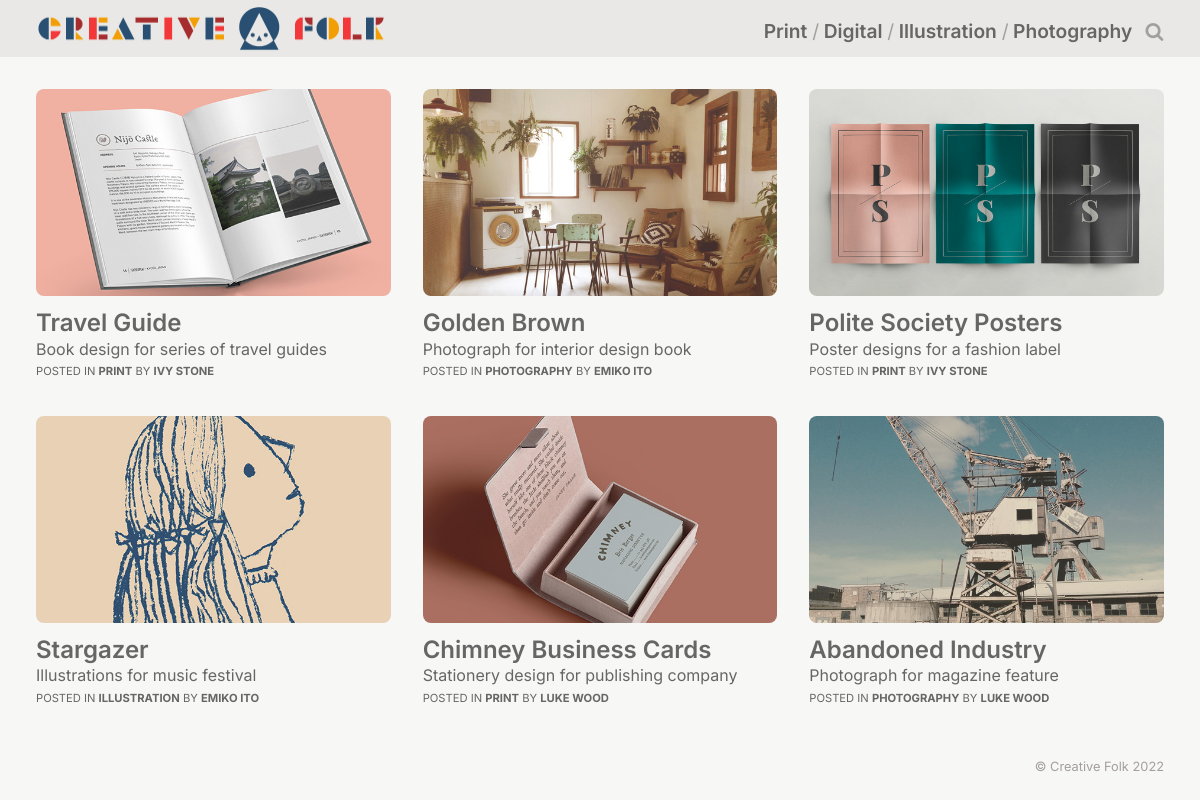
Screenshot of /section_d/c14/public/index.php with the database file from the repository.
### tables this page shows
CREATE TABLE `category` (
  `id` int(11) NOT NULL,
  `name` varchar(24) NOT NULL,
  `description` varchar(254) NOT NULL,
  `navigation` tinyint(1) NOT NULL
);

CREATE TABLE `article` (
  `id` int(11) NOT NULL,
  `title` varchar(80) NOT NULL,
  `summary` varchar(254) NOT NULL,
  `content` text NOT NULL,
  `created` timestamp NOT NULL DEFAULT CURRENT_TIMESTAMP,
  `category_id` int(11) NOT NULL,
  `member_id` int(11) NOT NULL,
  `image_id` int(11) DEFAULT NULL,
  `published` tinyint(4) NOT NULL DEFAULT '0'
);

CREATE TABLE `image` (
  `id` int(11) NOT NULL,
  `file` varchar(254) NOT NULL,
  `alt` varchar(1000) NOT NULL
);

### section_d/c14/src/bootstrap.php (called while the page is built, shortened)
<?php
require APP_ROOT . '/src/functions.php';
require APP_ROOT . '/config/config.php';
spl_autoload_register(function($class)
{
    $path = APP_ROOT . '/src/classes/';
});
$cms = new CMS($dsn, $username, $password);

### section_d/c14/config/config.php (called while the page is built, shortened)
<?php
$type     = 'mysql';
$server   = 'localhost';
$db       = 'phpbook-1';
$port     = '';
$charset  = 'utf8mb4';
$username = 'YOUR USERNAME';
$password = 'YOUR PASSWORD';
$dsn = "$type:host=$server;dbname=$db;port=$port;charset=$charset";

### section_d/c14/src/classes/Database.php (called while the page is built, shortened)
<?php
class Database extends PDO
{
    public function __construct(string $dsn, string $username, string $password, array $options = [])
    {
        $default_options[PDO::ATTR_DEFAULT_FETCH_MODE] = PDO::FETCH_ASSOC;
        $default_options[PDO::ATTR_EMULATE_PREPARES]   = false;
        $default_options[PDO::ATTR_ERRMODE]            = PDO::ERRMODE_EXCEPTION;
        $options = array_replace($default_options, $options);
    }
    public function runSQL(string $sql, $arguments = null)
    {
        if (!$arguments) {
            return $this->query($sql);
        }
        $statement = $this->prepare($sql);
        $statement->execute($arguments);
        return $statement;
    }
}

### section_d/c14/src/classes/CMS.php (called while the page is built, shortened)
<?php
class CMS
{
    protected $db        = null;
    protected $article   = null;
    protected $category  = null;
    public function __construct($dsn, $username, $password)
    {
        $this->db = new Database($dsn, $username, $password);
    }
    public function getArticle()
    {
        if ($this->article === null) {
            $this->article = new Article($this->db);
        }
        return $this->article;
    }
    public function getCategory()
    {
        if ($this->category === null) {
            $this->category = new Category($this->db);
        }
        return $this->category;
    }
}

### section_d/c14/src/classes/Category.php (called while the page is built, shortened)
<?php
class Category
{
    protected $db;
    public function __construct(Database $db)
    {
        $this->db = $db;
    }
    public function getAll(): array
    {
        $sql = "SELECT id, name, navigation
                  FROM category;";
        return $this->db->runSQL($sql)->fetchAll();
    }
}

### section_d/c14/src/functions.php (called while the page is built, shortened)
<?php
function html_escape($text): string
{
    return htmlspecialchars($text, ENT_QUOTES, 'UTF-8', false);
}

### section_d/c14/src/classes/Article.php (called while the page is built, shortened)
<?php
class Article
{
    protected $db;
    public function __construct(Database $db)
    {
        $this->db = $db;
    }
    public function getAll($published = true, $category = null, $member = null, $limit = 10000): array
    {
        $arguments['category']  = $category;
        $arguments['category1'] = $category;
        $arguments['member']    = $member;
        $arguments['member1']   = $member;
        $arguments['limit']     = $limit;
        $sql = "SELECT a.id, a.title, a.summary, a.created, a.category_id,
                       a.member_id, a.published,
                       c.name     AS category,
                       CONCAT(m.forename, ' ', m.surname) AS author,
                       i.file     AS image_file,
                       i.alt      AS image_alt
                FROM article    AS a
                JOIN category   AS c ON a.category_id = c.id
                JOIN member     AS m ON a.member_id   = m.id
                LEFT JOIN image AS i ON a.image_id    = i.id
              WHERE (a.category_id = :category OR :category1 is null)
                AND (a.member_id   = :member   OR :member1   is null) ";
        if ($published) {
            $sql .= "AND a.published = 1 ";
        }
        $sql .= "ORDER BY a.id DESC LIMIT :limit;";
        return $this->db->runSql($sql, $arguments)->fetchAll();
    }
}

### section_d/c14/public/index.php (the view, shortened to what this page needs)
<?php
include '../src/bootstrap.php';
$articles    = $cms->getArticle()->getAll(true, null, null, 6);
$navigation  = $cms->getCategory()->getAll();
$section     = '';
?>
<?php include APP_ROOT . '/public/includes/header.php'; ?>
  <main class="container grid" id="content">
    <?php foreach ($articles as $article) { ?>
      <article class="summary">
        <a href="article.php?id=<?= $article['id'] ?>">
          <img src="uploads/<?= html_escape($article['image_file'] ?? 'blank.png') ?>"
               alt="<?= html_escape($article['image_alt']) ?>">
          <h2><?= html_escape($article['title']) ?></h2>
          <p><?= html_escape($article['summary']) ?></p>
        </a>
        <p class="credit">
          Posted in <a href="category.php?id=<?= $article['category_id'] ?>">
          <?= html_escape($article['category']) ?></a>
          by <a href="member.php?id=<?= $article['member_id'] ?>">
          <?= html_escape($article['author']) ?></a>
        </p>
      </article>
    <?php } ?>
  </main>
<?php include APP_ROOT . '/public/includes/footer.php'; ?>

### section_d/c14/public/includes/header.php (shortened to what this page needs)
<!DOCTYPE html>
<html lang="en-US">
  <head>
    <link rel="stylesheet" type="text/css" href="css/styles.css">
  </head>
  <body>
    <header>
      <div class="container">
        <div class="logo">
          <a href="index.php"><img src="img/logo.png" alt="Creative Folk"></a>
        </div>
        <nav>
          <ul id="menu">
            <?php foreach ($navigation as $link) { ?>
            <li><a href="category.php?id=<?= $link['id'] ?>"
              <?= ($section == $link['id'] ) ? 'class="on" aria-current="page"' : '' ?>>
              <?= html_escape($link['name']) ?>
            </a></li>
            <?php } ?>
            <li><a href="search.php">
              <span class="icon-search"></span><span class="search-text">Search</span>
            </a></li>
          </ul>
        </nav>
      </div>
    </header>

### section_d/c14/public/includes/footer.php (shortened to what this page needs)
    <footer>
      <div class="container">
        &copy; Creative Folk <?= date('Y'); ?>
      </div>
    </footer>
  </body>
</html>

### section_d/c14/public/css/styles.css (style rules this page uses)
* { box-sizing: border-box; }
body { margin: 0; color: #666; background-color: #f7f7f5; }
a { color: #666; }
body { font-family: 'Inter', 'Arial', sans-serif; font-size: 100%; }
a { text-decoration: none; }
h1, h2 { font-weight: 600; margin: 0 0 0.14em 0; }
p { margin: 0 0 1em 0; }
.date, p.credit, p.member { font-size: 0.7rem; }
p.credit { text-transform: uppercase; }
p.credit a { font-weight: bold; color: inherit; }
article.summary p { line-height: 1em; }
nav li { font-weight: 600; line-height: 0.8em; }
header { background: #e9e8e6; min-height: 50px; margin-bottom: 2em; }
header > div.container { align-items: center; }
header div.logo { line-height: 0.5em; margin-bottom: 0; }
header div.logo img { max-width: 360px; max-height: 50px; margin: 5px 0px; }
header nav ul { padding: .5rem 0 0.1rem 0; margin: 0; clear: left; }
header nav li { list-style-type: none; display: inline-block; padding-right: .5em; }
.js header nav ul { display: none; }
.js header nav li { margin-bottom: 1em; display: block; }
nav .icon-search { display: none; }
@media (min-width: 760px) { header > div.container { display: flex; } }
@media (min-width: 760px) { header .logo { flex: 1; } }
@media (min-width: 760px) { header nav { flex: 2; } }
@media (min-width: 760px) { header div.logo img { max-width: 93%; max-height: 75px; } }
@media (min-width: 760px) { header nav li { padding-right: 0; font-size: 1.2em; } }
@media (min-width: 760px) { .js header nav ul { display: block; text-align: right; } }
@media (min-width: 760px) { .js header nav li { display: inline-block; margin: 0; } }
@media (min-width: 760px) { header nav li::after { content: " / "; font-weight: normal; color: #a39f9c; } }
@media (min-width: 760px) { header nav li:last-child::after, header nav li:nth-last-child(2)::after { content: ""; } }
@media (min-width: 760px) { nav .icon-search { display: inline-block; padding-left: .5rem; color: #a39f9c; } }
footer { clear: both; font-size: 0.8rem; text-align: right; color: #a39f9c; padding: 1rem 0; }
.container { margin: 0 auto 0 auto; max-width: 94%; }
.grid { display: grid; grid-gap: 2em; }
.grid { display: grid; margin: 0 auto 2em auto; grid-template-columns: repeat(auto-fill, minmax(300px, 1fr)); }
main img { width: 100%; height: auto; border-radius: 8px; }
article.summary img { margin-bottom: 0.5em; }
article.summary p { margin: 0 0 0.6em 0; }
[class^="icon-"]:before, [class*=" icon-"]:before { font-family: "icons"; font-style: normal; font-weight: normal; speak: never; display: inline-block; text-decoration: none; width: 1em; text-align: center; font-variant: normal; text-transform: none; line-height: 1em; -webkit-font-smoothing: antialiased; -moz-osx-font-smoothing: grayscale; }
.icon-search:before { content: '\e803'; }

### rows the page displays
category: name "Print"
category: name "Digital"
category: name "Illustration"
category: name "Photography"
article: image.file (picture), title "Travel Guide", summary "Book design for series of travel guides", category.name "PRINT", author "IVY STONE"
article: image.file (picture), title "Golden Brown", summary "Photograph for interior design book", category.name "PHOTOGRAPHY", author "EMIKO ITO"
article: image.file (picture), title "Polite Society Posters", summary "Poster designs for a fashion label", category.name "PRINT", author "IVY STONE"
article: image.file (picture), title "Stargazer", summary "Illustrations for music festival", category.name "ILLUSTRATION", author "EMIKO ITO"
article: image.file (picture), title "Chimney Business Cards", summary "Stationery design for publishing company", category.name "PRINT", author "LUKE WOOD"
article: image.file (picture), title "Abandoned Industry", summary "Photograph for magazine feature", category.name "PHOTOGRAPHY", author "LUKE WOOD"
